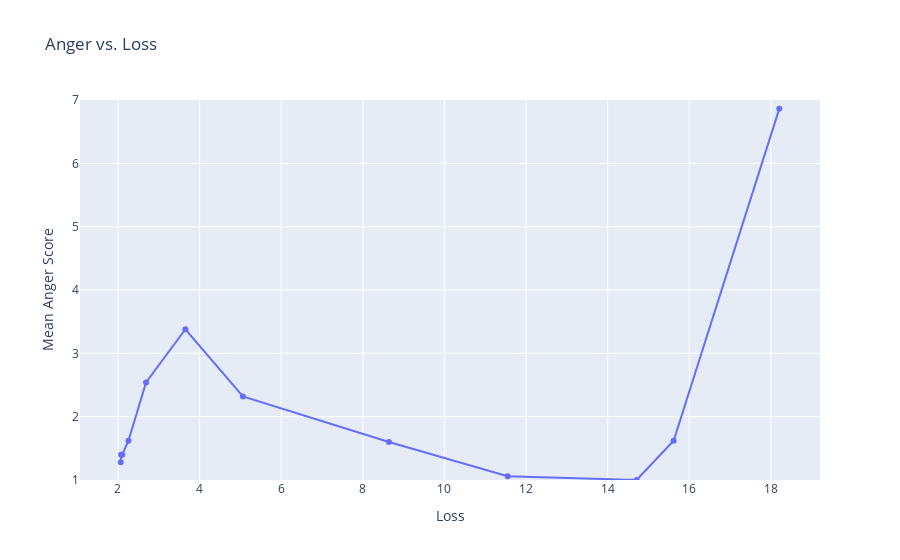

This figure's notebook cell:
### Code cell
fig = px.line(x=losses_act, y=mean_scores_act, title="Anger vs. Loss", labels={"x": "Loss", "y": "Mean Anger Score"}, markers=True)
# fig.add_scatter(x=sae_anger_losses, y=sae_anger_scores, mode='lines+markers', name='SAE steering')
fig.update_yaxes(range=[1, 7], dtick=1)
fig.show()

### Figure 1 — Plotly figure (JSON) as saved in the notebook; plotly's stock layout.template omitted (floating-point values rounded to 4 significant figures)
{"data": [{"hovertemplate": "Loss=%{x}<br>Mean Anger Score=%{y}<extra></extra>", "legendgroup": "", "line": {"color": "#636efa", "dash": "solid"}, "marker": {"symbol": "circle"}, "mode": "lines+markers", "name": "", "orientation": "v", "showlegend": false, "type": "scatter", "x": [2.068, 2.076, 2.104, 2.257, 2.687, 3.652, 5.061, 8.64, 11.55, 14.71, 15.62, 18.2], "xaxis": "x", "y": [1.28, 1.4, 1.4, 1.62, 2.54, 3.38, 2.32, 1.6, 1.06, 1, 1.62, 6.86], "yaxis": "y"}], "layout": {"legend": {"tracegroupgap": 0}, "title": {"text": "Anger vs. Loss"}, "xaxis": {"anchor": "y", "domain": [0, 1], "title": {"text": "Loss"}}, "yaxis": {"anchor": "x", "domain": [0, 1], "dtick": 1, "range": [1, 7], "title": {"text": "Mean Anger Score"}}}}
